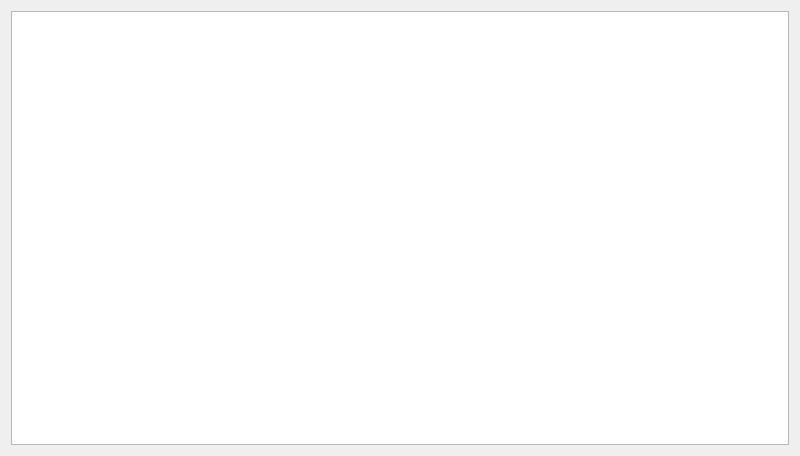
<?xml version="1.0" encoding="UTF-8"?>
<ui version="4.0">
 <class>Widget</class>
 <widget class="QWidget" name="Widget">
  <property name="geometry">
   <rect>
    <x>0</x>
    <y>0</y>
    <width>800</width>
    <height>456</height>
   </rect>
  </property>
  <property name="windowTitle">
   <string>Widget</string>
  </property>
  <layout class="QVBoxLayout" name="verticalLayout">
   <item>
    <widget class="QTreeView" name="treeView"/>
   </item>
  </layout>
 </widget>
 <resources/>
 <connections/>
</ui>
